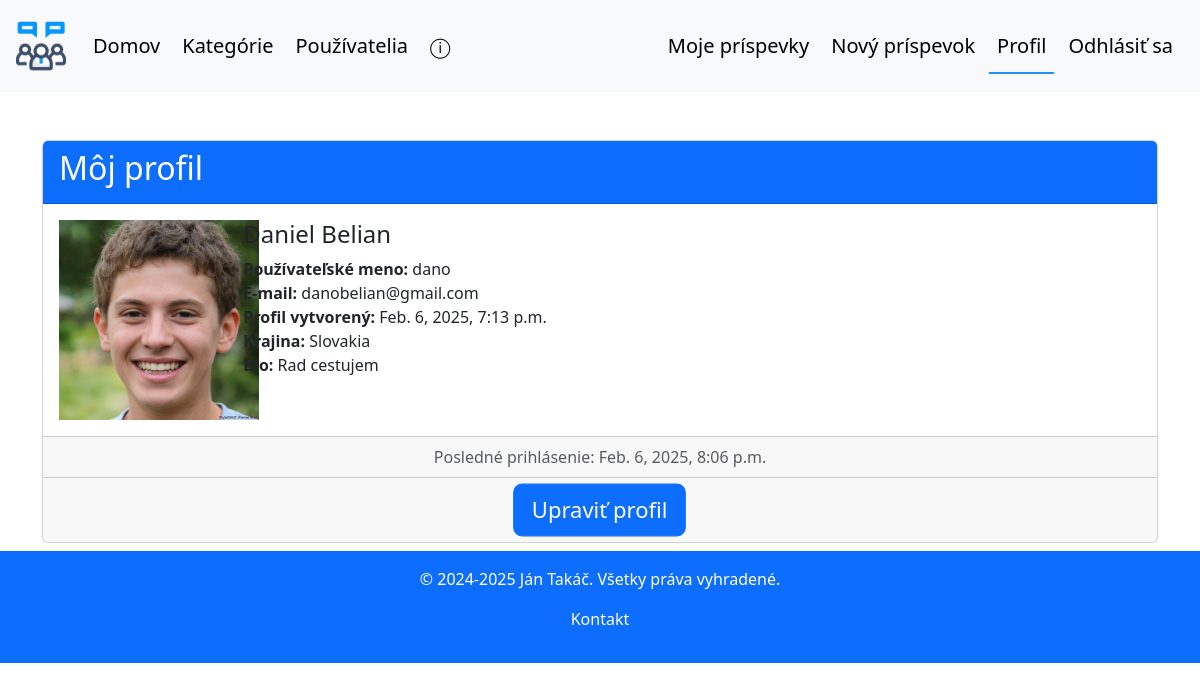
/profile/ (signed in), run on the app's committed database.
### forum/models.py (models this page shows, shortened)
class Profile(models.Model):
    user = models.OneToOneField(User, on_delete=models.CASCADE, related_name='profile')
    image = models.ImageField(default='pf_pics/default.png', upload_to='pf_pics', null=False, blank=True)
    country = models.CharField(max_length=50, null=True, blank=True)
    bio = models.TextField(max_length=150, null=True, blank=True)

### forum/views.py (the view)
# urls.py: path('profile/', views.profile_view, name='profile'),
@login_required
def profile_view(request):
    profile = request.user.profile
    return render(request, 'forum/profile.html', {'profile': profile})

### forum/templates/forum/profile.html (shortened to what this page needs)
{% extends 'forum/base.html' %}
{% block profile_active %}active{% endblock %}
{% block content %}
<div class="container mt-5">
    <div class="card mb-2">
        <div class="card-header bg-primary text-white">
            <h2>Môj profil</h2>
        </div>
        <div class="card-body">
            <div class="row">
                <div class="col-md-2">
                    <img src="{{ profile.image.url }}" width="200" height="200" alt="pf_picture">
                </div>
                <div class="col-md-8">
                    <h4 class="card-title">{{ profile.user.first_name }}  {{ profile.user.last_name }}</h4>
                    <p class="card-text">
                        <strong>Používateľské meno:</strong> {{ profile.user.username }}<br>
                        <strong>E-mail:</strong> {{ profile.user.email }}<br>
                        <strong>Profil vytvorený: </strong> {{ profile.user.date_joined }}<br>
                        <strong>Krajina: </strong> {{ profile.country }}<br>
                        <strong>Bio: </strong> {{ profile.bio }}
                    </p>
                </div>
            </div>
        </div>
        <div class="card-footer text-muted text-center">
            Posledné prihlásenie: {{ profile.user.last_login }}
        </div>
        <div class="card-footer text-center">
            <a class="btn btn-primary btn-lg" href="{% url 'forum:profile_edit' %}" type="button">Upraviť profil</a>
        </div>
    </div>
</div>
{% endblock %}

### forum/static/forum/style.css (style rules this page uses)
.container-fluid .btn:hover, .container .btn { transform: scale(1.1); transition: transform 0.4s ease; }
.card { transition: transform 0.4s ease, box-shadow 0.4s ease; }

### data on the page
Profile: image (picture), user.first_name "Daniel", user.last_name "Belian", user.username "dano", user.email "danobelian@gmail.com", user.date_joined "Feb. 6, 2025, 7:13 p.m.", country "Slovakia", bio "Rad cestujem", user.last_login "Feb. 6, 2025, 8:06 p.m."
